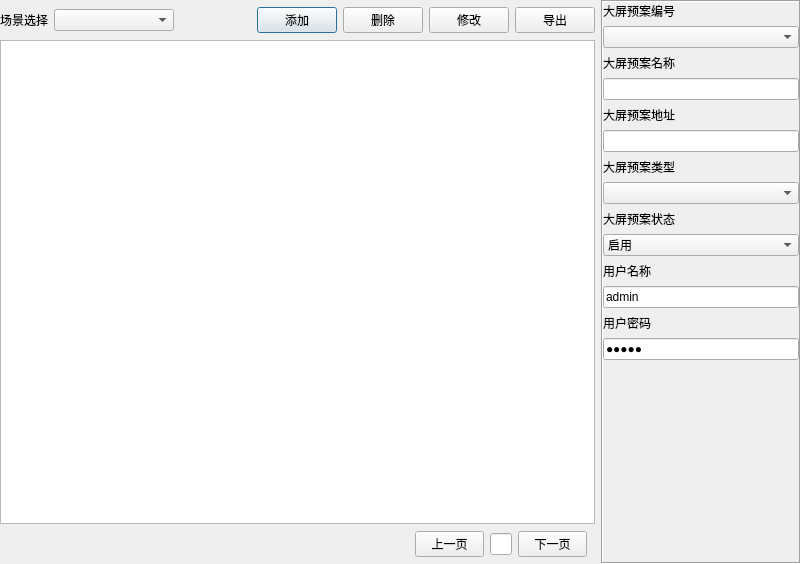
<?xml version="1.0" encoding="UTF-8"?>
<ui version="4.0">
 <class>frmNVR</class>
 <widget class="QDialog" name="frmNVR">
  <property name="geometry">
   <rect>
    <x>0</x>
    <y>0</y>
    <width>801</width>
    <height>564</height>
   </rect>
  </property>
  <property name="windowTitle">
   <string>NVR管理</string>
  </property>
  <property name="styleSheet">
   <string notr="true"/>
  </property>
  <layout class="QVBoxLayout" name="verticalLayout">
   <property name="spacing">
    <number>0</number>
   </property>
   <property name="leftMargin">
    <number>0</number>
   </property>
   <property name="topMargin">
    <number>0</number>
   </property>
   <property name="rightMargin">
    <number>0</number>
   </property>
   <property name="bottomMargin">
    <number>0</number>
   </property>
   <item>
    <widget class="QWidget" name="widget_nvrmain" native="true">
     <property name="styleSheet">
      <string notr="true"/>
     </property>
     <layout class="QHBoxLayout" name="horizontalLayout_4">
      <property name="leftMargin">
       <number>0</number>
      </property>
      <property name="topMargin">
       <number>0</number>
      </property>
      <property name="rightMargin">
       <number>0</number>
      </property>
      <property name="bottomMargin">
       <number>0</number>
      </property>
      <item>
       <widget class="QWidget" name="widget_nvrlistwid" native="true">
        <layout class="QVBoxLayout" name="verticalLayout_2">
         <property name="spacing">
          <number>0</number>
         </property>
         <property name="leftMargin">
          <number>0</number>
         </property>
         <property name="topMargin">
          <number>0</number>
         </property>
         <property name="rightMargin">
          <number>0</number>
         </property>
         <property name="bottomMargin">
          <number>0</number>
         </property>
         <item>
          <widget class="QWidget" name="widget" native="true">
           <property name="minimumSize">
            <size>
             <width>0</width>
             <height>40</height>
            </size>
           </property>
           <property name="maximumSize">
            <size>
             <width>16777215</width>
             <height>40</height>
            </size>
           </property>
           <layout class="QHBoxLayout" name="horizontalLayout">
            <property name="leftMargin">
             <number>0</number>
            </property>
            <property name="topMargin">
             <number>0</number>
            </property>
            <property name="rightMargin">
             <number>0</number>
            </property>
            <property name="bottomMargin">
             <number>0</number>
            </property>
            <item>
             <widget class="QLabel" name="label">
              <property name="text">
               <string>场景选择</string>
              </property>
             </widget>
            </item>
            <item>
             <widget class="QComboBox" name="comboBox_Scene">
              <property name="minimumSize">
               <size>
                <width>120</width>
                <height>0</height>
               </size>
              </property>
              <property name="contextMenuPolicy">
               <enum>Qt::NoContextMenu</enum>
              </property>
             </widget>
            </item>
            <item>
             <spacer name="horizontalSpacer">
              <property name="orientation">
               <enum>Qt::Horizontal</enum>
              </property>
              <property name="sizeHint" stdset="0">
               <size>
                <width>191</width>
                <height>20</height>
               </size>
              </property>
             </spacer>
            </item>
            <item>
             <widget class="QPushButton" name="btnAdd">
              <property name="minimumSize">
               <size>
                <width>0</width>
                <height>0</height>
               </size>
              </property>
              <property name="cursor">
               <cursorShape>PointingHandCursor</cursorShape>
              </property>
              <property name="focusPolicy">
               <enum>Qt::TabFocus</enum>
              </property>
              <property name="styleSheet">
               <string notr="true"/>
              </property>
              <property name="text">
               <string>添加</string>
              </property>
              <property name="iconSize">
               <size>
                <width>18</width>
                <height>18</height>
               </size>
              </property>
             </widget>
            </item>
            <item>
             <widget class="QPushButton" name="btnDelete">
              <property name="minimumSize">
               <size>
                <width>0</width>
                <height>0</height>
               </size>
              </property>
              <property name="cursor">
               <cursorShape>PointingHandCursor</cursorShape>
              </property>
              <property name="focusPolicy">
               <enum>Qt::TabFocus</enum>
              </property>
              <property name="styleSheet">
               <string notr="true"/>
              </property>
              <property name="text">
               <string>删除</string>
              </property>
              <property name="iconSize">
               <size>
                <width>18</width>
                <height>18</height>
               </size>
              </property>
             </widget>
            </item>
            <item>
             <widget class="QPushButton" name="btnUpdate">
              <property name="minimumSize">
               <size>
                <width>0</width>
                <height>0</height>
               </size>
              </property>
              <property name="cursor">
               <cursorShape>PointingHandCursor</cursorShape>
              </property>
              <property name="focusPolicy">
               <enum>Qt::TabFocus</enum>
              </property>
              <property name="styleSheet">
               <string notr="true"/>
              </property>
              <property name="text">
               <string>修改</string>
              </property>
              <property name="iconSize">
               <size>
                <width>18</width>
                <height>18</height>
               </size>
              </property>
             </widget>
            </item>
            <item>
             <widget class="QPushButton" name="btnExcel">
              <property name="minimumSize">
               <size>
                <width>0</width>
                <height>0</height>
               </size>
              </property>
              <property name="cursor">
               <cursorShape>PointingHandCursor</cursorShape>
              </property>
              <property name="focusPolicy">
               <enum>Qt::TabFocus</enum>
              </property>
              <property name="styleSheet">
               <string notr="true"/>
              </property>
              <property name="text">
               <string>导出</string>
              </property>
              <property name="iconSize">
               <size>
                <width>18</width>
                <height>18</height>
               </size>
              </property>
             </widget>
            </item>
           </layout>
          </widget>
         </item>
         <item>
          <widget class="QTableView" name="tableMain">
           <property name="focusPolicy">
            <enum>Qt::NoFocus</enum>
           </property>
           <property name="contextMenuPolicy">
            <enum>Qt::NoContextMenu</enum>
           </property>
           <property name="styleSheet">
            <string notr="true"/>
           </property>
          </widget>
         </item>
         <item>
          <widget class="QWidget" name="widget_5" native="true">
           <property name="minimumSize">
            <size>
             <width>0</width>
             <height>40</height>
            </size>
           </property>
           <property name="maximumSize">
            <size>
             <width>16777215</width>
             <height>40</height>
            </size>
           </property>
           <layout class="QHBoxLayout" name="horizontalLayout_3">
            <property name="leftMargin">
             <number>0</number>
            </property>
            <property name="topMargin">
             <number>0</number>
            </property>
            <property name="rightMargin">
             <number>0</number>
            </property>
            <property name="bottomMargin">
             <number>0</number>
            </property>
            <item>
             <spacer name="horizontalSpacer_2">
              <property name="orientation">
               <enum>Qt::Horizontal</enum>
              </property>
              <property name="sizeHint" stdset="0">
               <size>
                <width>301</width>
                <height>20</height>
               </size>
              </property>
             </spacer>
            </item>
            <item>
             <widget class="QWidget" name="widget_6" native="true">
              <layout class="QHBoxLayout" name="horizontalLayout_6">
               <property name="spacing">
                <number>0</number>
               </property>
               <property name="leftMargin">
                <number>0</number>
               </property>
               <property name="topMargin">
                <number>0</number>
               </property>
               <property name="rightMargin">
                <number>0</number>
               </property>
               <property name="bottomMargin">
                <number>0</number>
               </property>
               <item>
                <layout class="QHBoxLayout" name="horizontalLayout_5"/>
               </item>
              </layout>
             </widget>
            </item>
            <item>
             <widget class="QWidget" name="widget_4" native="true">
              <property name="maximumSize">
               <size>
                <width>180</width>
                <height>16777215</height>
               </size>
              </property>
              <layout class="QHBoxLayout" name="horizontalLayout_2">
               <property name="leftMargin">
                <number>0</number>
               </property>
               <property name="topMargin">
                <number>0</number>
               </property>
               <property name="rightMargin">
                <number>9</number>
               </property>
               <property name="bottomMargin">
                <number>0</number>
               </property>
               <item>
                <widget class="QPushButton" name="pushButton_2">
                 <property name="focusPolicy">
                  <enum>Qt::TabFocus</enum>
                 </property>
                 <property name="text">
                  <string>上一页</string>
                 </property>
                </widget>
               </item>
               <item>
                <widget class="QLineEdit" name="lineEdit_viewpage">
                 <property name="maximumSize">
                  <size>
                   <width>30</width>
                   <height>16777215</height>
                  </size>
                 </property>
                 <property name="alignment">
                  <set>Qt::AlignCenter</set>
                 </property>
                </widget>
               </item>
               <item>
                <widget class="QPushButton" name="pushButton_3">
                 <property name="focusPolicy">
                  <enum>Qt::TabFocus</enum>
                 </property>
                 <property name="text">
                  <string>下一页</string>
                 </property>
                </widget>
               </item>
              </layout>
             </widget>
            </item>
           </layout>
          </widget>
         </item>
        </layout>
       </widget>
      </item>
      <item>
       <widget class="QFrame" name="frame_nvrsetwid">
        <property name="sizePolicy">
         <sizepolicy hsizetype="Preferred" vsizetype="Preferred">
          <horstretch>0</horstretch>
          <verstretch>0</verstretch>
         </sizepolicy>
        </property>
        <property name="minimumSize">
         <size>
          <width>200</width>
          <height>0</height>
         </size>
        </property>
        <property name="maximumSize">
         <size>
          <width>1000</width>
          <height>16777215</height>
         </size>
        </property>
        <property name="styleSheet">
         <string notr="true"/>
        </property>
        <property name="frameShape">
         <enum>QFrame::Box</enum>
        </property>
        <property name="frameShadow">
         <enum>QFrame::Sunken</enum>
        </property>
        <layout class="QVBoxLayout" name="verticalLayout_3">
         <property name="spacing">
          <number>0</number>
         </property>
         <property name="leftMargin">
          <number>0</number>
         </property>
         <property name="topMargin">
          <number>0</number>
         </property>
         <property name="rightMargin">
          <number>0</number>
         </property>
         <property name="bottomMargin">
          <number>0</number>
         </property>
         <item>
          <widget class="QWidget" name="widget_2" native="true">
           <property name="minimumSize">
            <size>
             <width>0</width>
             <height>100</height>
            </size>
           </property>
           <layout class="QVBoxLayout" name="verticalLayout_4">
            <property name="leftMargin">
             <number>0</number>
            </property>
            <property name="topMargin">
             <number>0</number>
            </property>
            <property name="rightMargin">
             <number>0</number>
            </property>
            <property name="bottomMargin">
             <number>0</number>
            </property>
            <item>
             <widget class="QLabel" name="labNVRID">
              <property name="styleSheet">
               <string notr="true"/>
              </property>
              <property name="text">
               <string>大屏预案编号</string>
              </property>
              <property name="alignment">
               <set>Qt::AlignLeading|Qt::AlignLeft|Qt::AlignVCenter</set>
              </property>
             </widget>
            </item>
            <item>
             <widget class="QComboBox" name="cboxNVRID">
              <property name="sizePolicy">
               <sizepolicy hsizetype="Expanding" vsizetype="Fixed">
                <horstretch>0</horstretch>
                <verstretch>0</verstretch>
               </sizepolicy>
              </property>
              <property name="minimumSize">
               <size>
                <width>0</width>
                <height>0</height>
               </size>
              </property>
              <property name="contextMenuPolicy">
               <enum>Qt::NoContextMenu</enum>
              </property>
              <property name="styleSheet">
               <string notr="true"/>
              </property>
             </widget>
            </item>
            <item>
             <widget class="QLabel" name="labNVRName">
              <property name="styleSheet">
               <string notr="true"/>
              </property>
              <property name="text">
               <string>大屏预案名称</string>
              </property>
              <property name="alignment">
               <set>Qt::AlignLeading|Qt::AlignLeft|Qt::AlignVCenter</set>
              </property>
             </widget>
            </item>
            <item>
             <widget class="QLineEdit" name="txtNVRName">
              <property name="sizePolicy">
               <sizepolicy hsizetype="Expanding" vsizetype="Fixed">
                <horstretch>0</horstretch>
                <verstretch>0</verstretch>
               </sizepolicy>
              </property>
              <property name="minimumSize">
               <size>
                <width>0</width>
                <height>0</height>
               </size>
              </property>
              <property name="contextMenuPolicy">
               <enum>Qt::NoContextMenu</enum>
              </property>
              <property name="styleSheet">
               <string notr="true"/>
              </property>
              <property name="text">
               <string/>
              </property>
             </widget>
            </item>
            <item>
             <widget class="QLabel" name="labNVRAddr">
              <property name="styleSheet">
               <string notr="true"/>
              </property>
              <property name="text">
               <string>大屏预案地址</string>
              </property>
              <property name="alignment">
               <set>Qt::AlignLeading|Qt::AlignLeft|Qt::AlignVCenter</set>
              </property>
             </widget>
            </item>
            <item>
             <widget class="QLineEdit" name="txtNVRAddr">
              <property name="sizePolicy">
               <sizepolicy hsizetype="Expanding" vsizetype="Fixed">
                <horstretch>0</horstretch>
                <verstretch>0</verstretch>
               </sizepolicy>
              </property>
              <property name="minimumSize">
               <size>
                <width>0</width>
                <height>0</height>
               </size>
              </property>
              <property name="contextMenuPolicy">
               <enum>Qt::NoContextMenu</enum>
              </property>
              <property name="styleSheet">
               <string notr="true"/>
              </property>
              <property name="text">
               <string/>
              </property>
             </widget>
            </item>
            <item>
             <widget class="QLabel" name="labNVRType">
              <property name="styleSheet">
               <string notr="true"/>
              </property>
              <property name="text">
               <string>大屏预案类型</string>
              </property>
              <property name="alignment">
               <set>Qt::AlignLeading|Qt::AlignLeft|Qt::AlignVCenter</set>
              </property>
             </widget>
            </item>
            <item>
             <widget class="QComboBox" name="cboxNVRType">
              <property name="sizePolicy">
               <sizepolicy hsizetype="Expanding" vsizetype="Fixed">
                <horstretch>0</horstretch>
                <verstretch>0</verstretch>
               </sizepolicy>
              </property>
              <property name="minimumSize">
               <size>
                <width>0</width>
                <height>0</height>
               </size>
              </property>
              <property name="contextMenuPolicy">
               <enum>Qt::NoContextMenu</enum>
              </property>
              <property name="styleSheet">
               <string notr="true"/>
              </property>
             </widget>
            </item>
            <item>
             <widget class="QLabel" name="labNVRUse">
              <property name="styleSheet">
               <string notr="true"/>
              </property>
              <property name="text">
               <string>大屏预案状态</string>
              </property>
              <property name="alignment">
               <set>Qt::AlignLeading|Qt::AlignLeft|Qt::AlignVCenter</set>
              </property>
             </widget>
            </item>
            <item>
             <widget class="QComboBox" name="cboxNVRUse">
              <property name="sizePolicy">
               <sizepolicy hsizetype="Expanding" vsizetype="Fixed">
                <horstretch>0</horstretch>
                <verstretch>0</verstretch>
               </sizepolicy>
              </property>
              <property name="minimumSize">
               <size>
                <width>0</width>
                <height>0</height>
               </size>
              </property>
              <property name="contextMenuPolicy">
               <enum>Qt::NoContextMenu</enum>
              </property>
              <property name="styleSheet">
               <string notr="true"/>
              </property>
              <item>
               <property name="text">
                <string>启用</string>
               </property>
              </item>
              <item>
               <property name="text">
                <string>禁用</string>
               </property>
              </item>
             </widget>
            </item>
            <item>
             <widget class="QLabel" name="labNVRUserName">
              <property name="styleSheet">
               <string notr="true"/>
              </property>
              <property name="text">
               <string>用户名称</string>
              </property>
              <property name="alignment">
               <set>Qt::AlignLeading|Qt::AlignLeft|Qt::AlignVCenter</set>
              </property>
             </widget>
            </item>
            <item>
             <widget class="QLineEdit" name="txtNVRUserName">
              <property name="sizePolicy">
               <sizepolicy hsizetype="Expanding" vsizetype="Fixed">
                <horstretch>0</horstretch>
                <verstretch>0</verstretch>
               </sizepolicy>
              </property>
              <property name="minimumSize">
               <size>
                <width>0</width>
                <height>0</height>
               </size>
              </property>
              <property name="contextMenuPolicy">
               <enum>Qt::NoContextMenu</enum>
              </property>
              <property name="styleSheet">
               <string notr="true"/>
              </property>
              <property name="text">
               <string>admin</string>
              </property>
             </widget>
            </item>
            <item>
             <widget class="QLabel" name="labNVRUserPwd">
              <property name="styleSheet">
               <string notr="true"/>
              </property>
              <property name="text">
               <string>用户密码</string>
              </property>
              <property name="alignment">
               <set>Qt::AlignLeading|Qt::AlignLeft|Qt::AlignVCenter</set>
              </property>
             </widget>
            </item>
            <item>
             <widget class="QLineEdit" name="txtNVRUserPwd">
              <property name="sizePolicy">
               <sizepolicy hsizetype="Expanding" vsizetype="Fixed">
                <horstretch>0</horstretch>
                <verstretch>0</verstretch>
               </sizepolicy>
              </property>
              <property name="minimumSize">
               <size>
                <width>0</width>
                <height>0</height>
               </size>
              </property>
              <property name="contextMenuPolicy">
               <enum>Qt::NoContextMenu</enum>
              </property>
              <property name="styleSheet">
               <string notr="true"/>
              </property>
              <property name="text">
               <string>admin</string>
              </property>
              <property name="echoMode">
               <enum>QLineEdit::Password</enum>
              </property>
             </widget>
            </item>
            <item>
             <spacer name="verticalSpacer">
              <property name="orientation">
               <enum>Qt::Vertical</enum>
              </property>
              <property name="sizeHint" stdset="0">
               <size>
                <width>20</width>
                <height>40</height>
               </size>
              </property>
             </spacer>
            </item>
           </layout>
          </widget>
         </item>
        </layout>
       </widget>
      </item>
     </layout>
    </widget>
   </item>
  </layout>
 </widget>
 <tabstops>
  <tabstop>tableMain</tabstop>
 </tabstops>
 <resources/>
 <connections/>
</ui>
